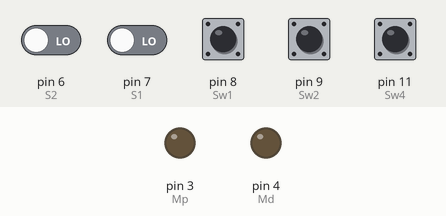
The sketch below on a simulated Arduino Uno, built with avr-gcc and run on an emulated ATmega328P. On the bench: output pins drawn as LEDs (lit = HIGH). The inputs (shaded band) are chosen by the test bench; at power-on: pin 6 (S2), pin 7 (S1), pin 8 (Sw1), pin 9 (Sw2), pin 11 (Sw4) LOW.

Above: at 1.2 s.
1.3 s: pin 9 (Sw2) pulled HIGH for 0.15 s
At 2.5 s:
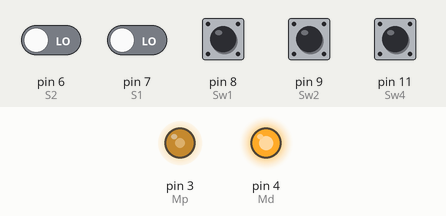
2.9 s: pin 7 (S1) driven HIGH
At 3.9 s:
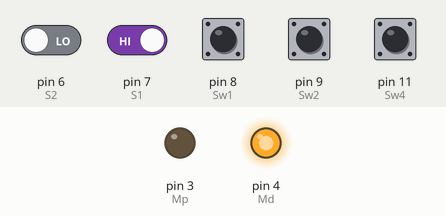
4.4 s: pin 8 (Sw1) pulled HIGH for 0.15 s
At 5.1 s:
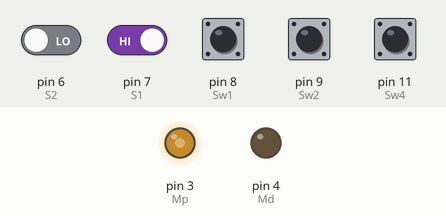
6.0 s: pin 6 (S2) driven HIGH
At 6.3 s:
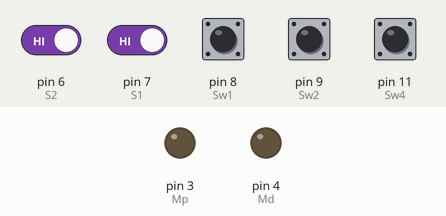
Timing chart, 0 to 8.5 s (numbered marks = the images above; inputs shaded):
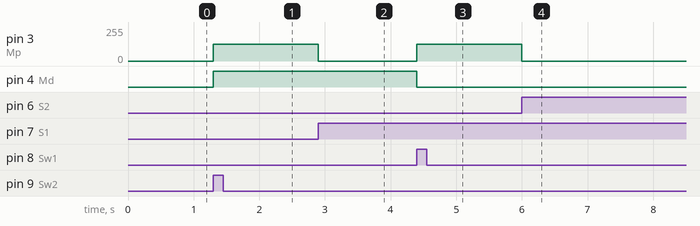

The sketch:

My-elevator.ino
```cpp
#define S1 7
#define S2 6
#define S3 5
#define Sw1 8
#define Sw2 9
#define Sw4 11
#define Md 4
#define Mp 3  //127
int currentFloor = 1;
int targetFloor = 1;
int b = 1;


void setup() {
  pinMode(S1, INPUT);
  pinMode(S2, INPUT);
  pinMode(S3, INPUT);
  pinMode(Sw1, INPUT);
  pinMode(Sw2, INPUT);
  pinMode(Sw4, INPUT);
  pinMode(Md, OUTPUT);
  pinMode(Mp, OUTPUT);
  Serial.begin(9600);
}
void loop() {

  if (digitalRead(Sw1) == HIGH) {
    targetFloor = 1;
  } else if (digitalRead(Sw2) == HIGH) {
    targetFloor = 2;
  } else if (digitalRead(Sw4) == HIGH) {
    targetFloor = 3;
  }
  if (currentFloor < targetFloor) {
    if (digitalRead(S1) == 0 && currentFloor == 1) {
      digitalWrite(Md, HIGH);
      analogWrite(Mp, 127);
      if (digitalRead(S1) == 1) {
        analogWrite(Mp, 0);
        currentFloor++;
      }
    } else if (digitalRead(S2) == 0 && currentFloor == 2) {
      digitalWrite(Md, HIGH);
      analogWrite(Mp, 127);
      if (digitalRead(S2) == 1) {
        analogWrite(Mp, 0);
        currentFloor++;
      }
    }
  } else if (currentFloor > targetFloor) {
    if (digitalRead(S2) == 0 && currentFloor == 2) {
      digitalWrite(Md, LOW);
      analogWrite(Mp, 127);
      if (digitalRead(S2) == 1) {
        digitalWrite(Md, LOW);
        analogWrite(Mp, 0);
        currentFloor--;
      }
    } else if (digitalRead(S3) == 0 && currentFloor == 3) {
      digitalWrite(Md, LOW);
      analogWrite(Mp, 127);
      if (digitalRead(S3) == 1) {
        digitalWrite(Md, LOW);
        analogWrite(Mp, 0);
        currentFloor--;
      }
    } else if (digitalRead(S1) == 0 && currentFloor == 1) {
      digitalWrite(Md, LOW);
      analogWrite(Mp, 127);
      if (digitalRead(S1) == 1) {
        digitalWrite(Md, LOW);
        analogWrite(Mp, 0);
        currentFloor--;
      }
    } else {
      analogWrite(Mp, 0);
    }
  }
}
```

Measured:
- after the input at 1.3 s, pin 3 (Mp): 0/255 → 127/255 at once; pin 4 (Md): LOW → HIGH at once
- after the input at 2.9 s, pin 3 (Mp): 127/255 → 0/255 at once
- after the input at 4.4 s, pin 3 (Mp): 0/255 → 127/255 at once; pin 4 (Md): HIGH → LOW at once
- after the input at 6.0 s, pin 3 (Mp): 127/255 → 0/255 at once
